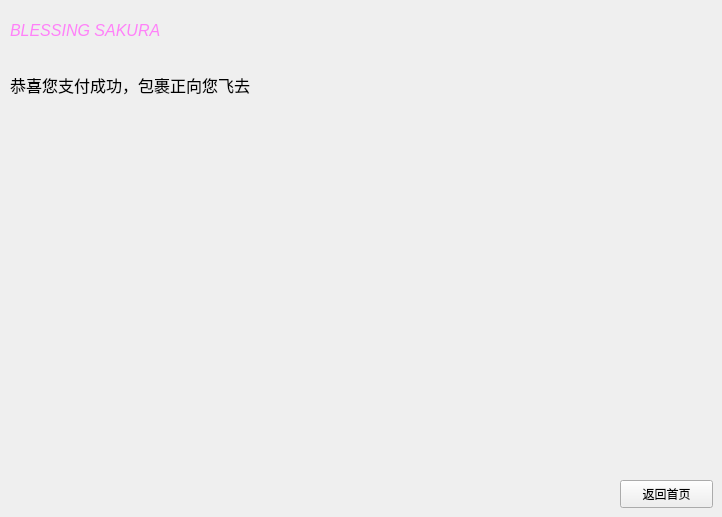
    <widget class="QWidget" name="page_11">
     <widget class="QLabel" name="label_50">
      <property name="geometry">
       <rect>
        <x>10</x>
        <y>60</y>
        <width>301</width>
        <height>51</height>
       </rect>
      </property>
      <property name="text">
       <string>&lt;html&gt;&lt;head/&gt;&lt;body&gt;&lt;p&gt;&lt;span style=&quot; font-size:12pt;&quot;&gt;恭喜您支付成功，包裹正向您飞去&lt;/span&gt;&lt;/p&gt;&lt;/body&gt;&lt;/html&gt;</string>
      </property>
     </widget>
     <widget class="QLabel" name="label_52">
      <property name="geometry">
       <rect>
        <x>160</x>
        <y>200</y>
        <width>251</width>
        <height>31</height>
       </rect>
      </property>
      <property name="text">
       <string/>
      </property>
     </widget>
     <widget class="QPushButton" name="pushButton_22">
      <property name="geometry">
       <rect>
        <x>620</x>
        <y>480</y>
        <width>93</width>
        <height>28</height>
       </rect>
      </property>
      <property name="text">
       <string>返回首页</string>
      </property>
     </widget>
     <widget class="QLabel" name="label_53">
      <property name="geometry">
       <rect>
        <x>10</x>
        <y>10</y>
        <width>171</width>
        <height>41</height>
       </rect>
      </property>
      <property name="text">
       <string>&lt;html&gt;&lt;head/&gt;&lt;body&gt;&lt;p&gt;&lt;span style=&quot; font-size:12pt; font-style:italic; color:#ff81f9;&quot;&gt;BLESSING SAKURA&lt;/span&gt;&lt;/p&gt;&lt;/body&gt;&lt;/html&gt;</string>
      </property>
     </widget>
     <widget class="QLabel" name="label_7">
      <property name="geometry">
       <rect>
        <x>360</x>
        <y>50</y>
        <width>311</width>
        <height>421</height>
       </rect>
      </property>
      <property name="styleSheet">
       <string notr="true">background-image: url(:/new/prefix1/476f5a81800a19d8e82b274731fa828ba71e469c.jpg.png);</string>
      </property>
      <property name="text">
       <string/>
      </property>
     </widget>
    </widget>
